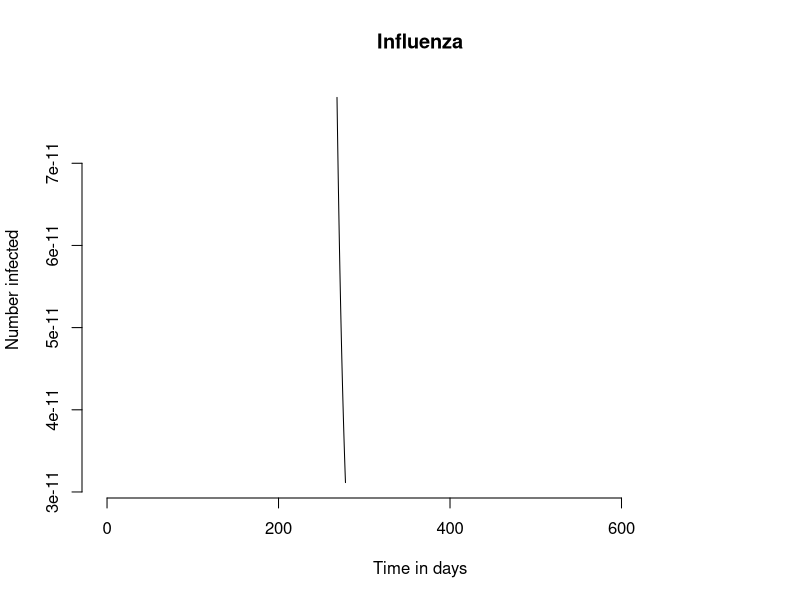

Write R code to recreate this figure.
library(deSolve)                # Load libary to be used for numerical integration

#Initialization of parameters
seivr_params <- list(
  beta.AA = 0.5/3,
  beta.AT = 0.5/3,
  beta.TA = 0.38/3,
  beta.TT = 0.38/3,
  N.A = 100000,
  N.T = 100000,
  ave_lifespan = 70*365,#years
  ave_influenza_duration = 5,#days, from 3 to 7
  ave_incubation_period = 2,#days, from 1 to 4 
  ave_recovery_rate = 10,#days
  ave_vaccination_period = 8,#????September to April
  ave_vaccination_duration = 6*31#months
)

seiv_pre_vax <- within(seivr_params, {
  ave_vaccination_period <- Inf
})

#Initial state
flu_zero <- c(S.A = seivr_params$N.A - 10, E.A = 0, I.A = 10, V.A = 1, R.A = 0,
              S.T = seivr_params$N.T - 21, E.T = 0, I.T = 1, V.T = 20, R.T = 0)

seivr <- function(t, y, params){
  with(c(as.list(y), params),{
    death <- y * (1/ave_lifespan)
    disease_death <- I.A * (1/ave_influenza_duration)
    birth <- sum(death) + disease_death
    
    ##risk averse
    #processes relative to the group
    infection.A <- beta.AA * S.A * I.A / N.A
    contact_susc_to_infectious.A <- beta.AA*I.A
    contact_suscT_to_suscA <- beta.TA*I.T
    incubation.A <- 1 / (ave_incubation_period) * E.A
    recovery.A <- 1 / (ave_recovery_rate) * I.A
    vaccination.A <- 1 / (ave_vaccination_period) * S.A
    immunity_loss.A <- 1 / (ave_vaccination_duration) * V.A
    #change in time
    dS.Adt <- (birth+immunity_loss.A)-(infection.A+vaccination.A+contact_susc_to_infectious.A)#+contact_suscT_to_suscA)
    dE.Adt <- infection.A-incubation.A
    dI.Adt <- incubation.A-recovery.A-disease_death
    dR.Adt <- recovery.A
    dV.Adt <- vaccination.A-immunity_loss.A
    
    ##risk tolerant
    infection.T <- beta.TT * S.T * I.T / N.T
    contact_susc_to_infectious.T <- beta.TT*I.T
    contact_suscA_to_suscT <- beta.AT*I.A
    incubation.T <- 1 / (ave_incubation_period) * E.T
    recovery.T <- 1 / (ave_recovery_rate) * I.T
    vaccination.T <- 1 / (ave_vaccination_period) * S.T
    immunity_loss.T <- 1 / (ave_vaccination_duration) * V.T
    #change in time
    dS.Tdt <- (birth+immunity_loss.T)-(infection.T+vaccination.T+contact_susc_to_infectious.T)#+contact_suscA_to_suscT)
    dE.Tdt <- infection.T-incubation.T
    dI.Tdt <- incubation.T-recovery.T-disease_death
    dR.Tdt <- recovery.T
    dV.Tdt <- vaccination.T-immunity_loss.T
    return(list(c(dS.Adt,dE.Adt,dI.Adt,dR.Adt,dV.Adt,dS.Tdt,dE.Tdt,dI.Tdt,dR.Tdt,dV.Tdt)-death))
  })
}


time.out <- seq(0, 2*365, 0.1)
# 
# ts_seivr <- tail(data.frame(lsoda(
#   y = flu_zero,               # Initial conditions for population
#   times = time.out,             # Timepoints for evaluation
#   func = seivr,                   # Function to evaluate
#   parms = seivr_params                # Vector of parameters
# )), 100)

ts_seivr <- tail(data.frame(lsoda(
  y = flu_zero,               # Initial conditions for population
  times = time.out,             # Timepoints for evaluation
  func = seivr,                   # Function to evaluate
  parms = seiv_pre_vax                # Vector of parameters
)), 100)

ts_seivr$I.T


plot(ts_seivr$time,               # Time on the x axis
     ts_seivr$I.A,                  # Number infected (I) on the y axis
     xlab = "Time in days",     # Label the x axis
     ylab = "Number infected",  # Label the y axis
     main = "Influenza",    # Plot title
     xlim = c(0, 2*365),           #
     type = "l",                # Use a line plot
     bty = "n")                 # Remove the box around the plot
